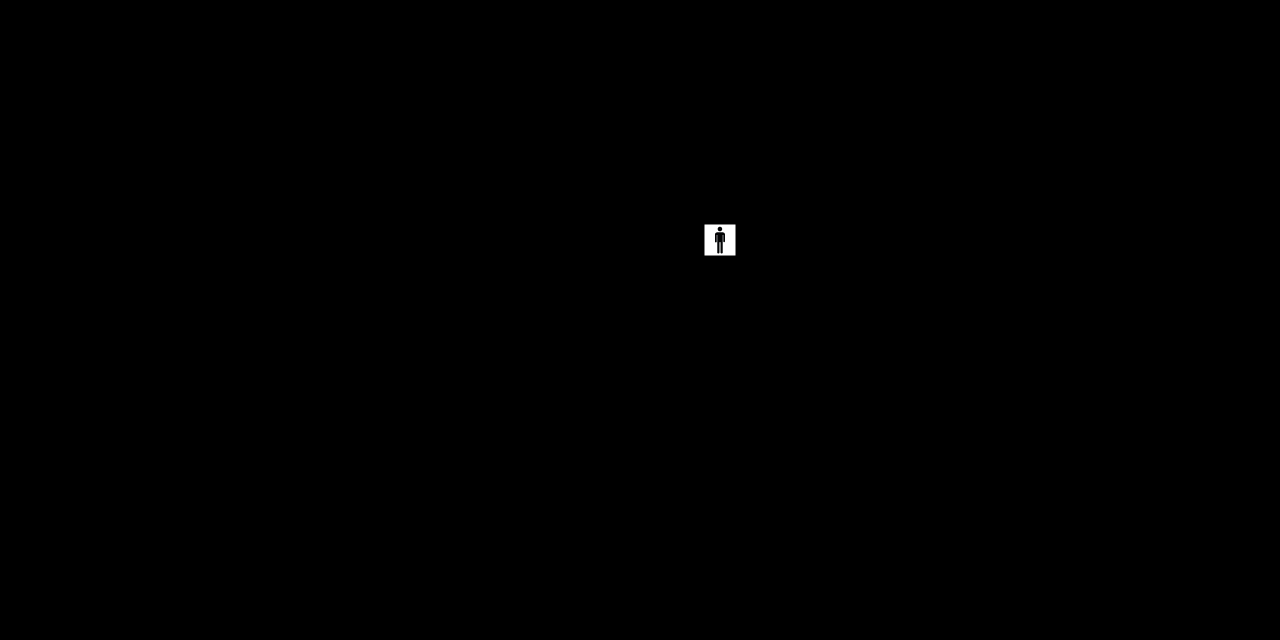

A 2D game scene composited from a Tiled map and its tileset images. What follows is a short description and the map's XML, with every tile layer's data as written:
An orthogonal 40x20 tile map with 32x32 px tiles, 1 tile layer (Camada de Tiles 1).

<map version="1.0" tiledversion="1.0.2" orientation="orthogonal" renderorder="right-down" width="40" height="20" tilewidth="32" tileheight="32" nextobjectid="1">
 <tileset firstgid="1" source="TilesLegenda.tsx" />
 <layer name="Camada de Tiles 1" width="40" height="20">
  <data encoding="csv">
0,0,0,0,0,0,0,0,0,0,0,0,0,0,0,0,0,0,0,0,0,0,0,0,0,0,0,0,0,0,0,0,0,0,0,0,0,0,0,0,
0,0,0,0,0,0,0,0,0,0,0,0,0,0,0,0,0,0,0,0,0,0,0,0,0,0,0,0,0,0,0,0,0,0,0,0,0,0,0,0,
0,0,0,0,0,0,0,0,0,0,0,0,0,0,0,0,0,0,0,0,0,0,0,0,0,0,0,0,0,0,0,0,0,0,0,0,0,0,0,0,
0,0,0,0,0,0,0,0,0,0,0,0,0,0,0,0,0,0,0,0,0,0,0,0,0,0,0,0,0,0,0,0,0,0,0,0,0,0,0,0,
0,0,0,0,0,0,0,0,0,0,0,0,0,0,0,0,0,0,0,0,0,0,0,0,0,0,0,0,0,0,0,0,0,0,0,0,0,0,0,0,
0,0,0,0,0,0,0,0,0,0,0,0,0,0,0,0,0,0,0,0,0,0,0,0,0,0,0,0,0,0,0,0,0,0,0,0,0,0,0,0,
0,0,0,0,0,0,0,0,0,0,0,0,0,0,0,0,0,0,0,0,0,0,0,0,0,0,0,0,0,0,0,0,0,0,0,0,0,0,0,0,
0,0,0,0,0,0,0,0,0,0,0,0,0,0,0,0,0,0,0,0,0,0,3,0,0,0,0,0,0,0,0,0,0,0,0,0,0,0,0,0,
0,0,0,0,0,0,0,0,0,0,0,0,0,0,0,0,0,0,0,0,0,0,0,0,0,0,0,0,0,0,0,0,0,0,0,0,0,0,0,0,
0,0,0,0,0,0,0,0,0,0,0,0,0,0,0,0,0,0,0,0,0,0,0,0,0,0,0,0,0,0,0,0,0,0,0,0,0,0,0,0,
0,0,0,0,0,0,0,0,0,0,0,0,0,0,0,0,0,0,0,0,0,0,0,0,0,0,0,0,0,0,0,0,0,0,0,0,0,0,0,0,
0,0,0,0,0,0,0,0,0,0,0,0,0,0,0,0,0,0,0,0,0,0,0,0,0,0,0,0,0,0,0,0,0,0,0,0,0,0,0,0,
0,0,0,0,0,0,0,0,0,0,0,0,0,0,0,0,0,0,0,0,0,0,0,0,0,0,0,0,0,0,0,0,0,0,0,0,0,0,0,0,
0,0,0,0,0,0,0,0,0,0,0,0,0,0,0,0,0,0,0,0,0,0,0,0,0,0,0,0,0,0,0,0,0,0,0,0,0,0,0,0,
0,0,0,0,0,0,0,0,0,0,0,0,0,0,0,0,0,0,0,0,0,0,0,0,0,0,0,0,0,0,0,0,0,0,0,0,0,0,0,0,
0,0,0,0,0,0,0,0,0,0,0,0,0,0,0,0,0,0,0,0,0,0,0,0,0,0,0,0,0,0,0,0,0,0,0,0,0,0,0,0,
0,0,0,0,0,0,0,0,0,0,0,0,0,0,0,0,0,0,0,0,0,0,0,0,0,0,0,0,0,0,0,0,0,0,0,0,0,0,0,0,
0,0,0,0,0,0,0,0,0,0,0,0,0,0,0,0,0,0,0,0,0,0,0,0,0,0,0,0,0,0,0,0,0,0,0,0,0,0,0,0,
0,0,0,0,0,0,0,0,0,0,0,0,0,0,0,0,0,0,0,0,0,0,0,0,0,0,0,0,0,0,0,0,0,0,0,0,0,0,0,0,
0,0,0,0,0,0,0,0,0,0,0,0,0,0,0,0,0,0,0,0,0,0,0,0,0,0,0,0,0,0,0,0,0,0,0,0,0,0,0,0
</data>
 </layer>
</map>
